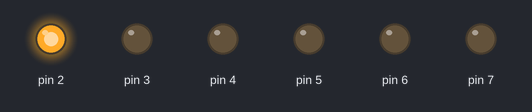
The sketch below on a simulated Arduino Uno, built with avr-gcc and run on an emulated ATmega328P. Parts: output pins drawn as LEDs (lit = HIGH).

Above: at 0.5 s.
At 3.5 s:
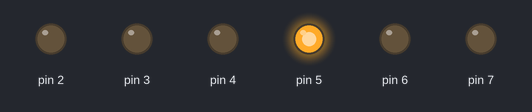
At 5.5 s:
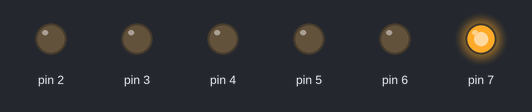
At 7.6 s:
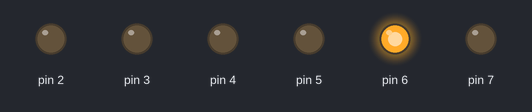
At 10.6 s:
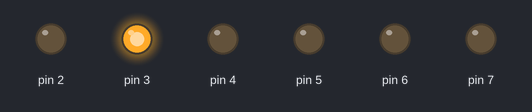
At 14.6 s:
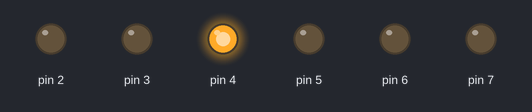
Timing chart, 0 to 15.7 s (numbered marks = the images above):
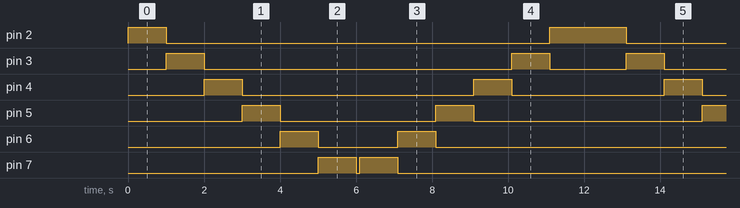

Measured:
- by itself, pin 2: repeats every 12.1 s: LOW 10.1 s, HIGH 2.0 s
- by itself, pin 3: repeats every 12.1 s: LOW 8.1 s, HIGH 1.0 s, LOW 2.0 s, HIGH 1.0 s
- by itself, pin 4: repeats every 12.1 s: LOW 6.1 s, HIGH 1.0 s, LOW 4.0 s, HIGH 1.0 s
- by itself, pin 5: repeats every 12.1 s: LOW 4.1 s, HIGH 1.0 s, LOW 6.0 s, HIGH 1.0 s
- by itself, pin 6: repeats every 12.1 s: LOW 2.1 s, HIGH 1.0 s, LOW 8.0 s, HIGH 1.0 s
- by itself, pin 7: repeats every 12.1 s: LOW 0.10 s, HIGH 1.0 s, LOW 10.0 s, HIGH 1.0 s

The sketch:

6_for_loop_iteration.ino
```cpp
int timer = 1000;
void setup(){
  for(int thisPin=2;thisPin<=7;thisPin++){
    pinMode(thisPin,OUTPUT);
  }
}
void loop(){
  for(int thisPin=2;thisPin<=7;thisPin++){
    digitalWrite(thisPin,HIGH);
    delay(timer);
    digitalWrite(thisPin,LOW);
  }
  delay(timer/10);
  for(int thisPin=7;thisPin>=2;thisPin--){
    digitalWrite(thisPin,HIGH);
    delay(timer);
    digitalWrite(thisPin,LOW);
  }
}
```
